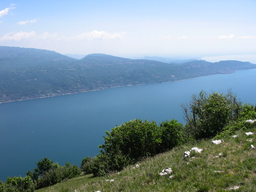
#> input picture homework_dataset/data_image_stitching/im1_1.png, 256 x 192 px, shrunk from 1065 x 800 before the run, found by its file name
$ python part1.py
#> lines starting #> are read from the running program, lines starting #| are printed output that depends on the picture; long printed decimals are rounded
import cv2
import numpy as np
import math
import matplotlib.pyplot as plt


def get_sift_features_and_descriptors(img_path):
    image = cv2.imread(img_path)
    gray_image = cv2.cvtColor(image, cv2.COLOR_BGR2GRAY)

    #initalize the sift feature detector
    sift = cv2.SIFT_create()

    #get the keypoints and descriptors
    keypoints, descriptors = sift.detectAndCompute(gray_image, None)

    return keypoints, descriptors


# [17 lines left out: function display_sift_features, not called in this run]


# test display_sift_features
#display_sift_features("homework_dataset\data_image_stitching\im1_1.png")

# test get_sift_features_and_descriptors
# keypoints, descriptors = get_sift_features_and_descriptors("homework_dataset\data_image_stitching\im1_1.png")
# print("Number of keypoints Detected: ", len(keypoints))
# print("Descriptor Shape: ", descriptors.shape) # (keypoints, 128)


#we'LL use brute force to match the descriptors of the two images
#based on the eucledian distance between the descriptors
def match_features(descriptors1, descriptors2):

    #hold a list of pairs of matching descriptors
    matches = []
    for i in range(len(descriptors1)):
        current_descriptor = descriptors1[i]

        #find the eucledian distance between the descriptor and all descriptors in descriptors2
        eucledian_distances = np.linalg.norm(descriptors2 - current_descriptor, axis=1)

        #sort the eucledian distances
        indices = np.argsort(eucledian_distances)
        closest_descriptor_index = indices[0]
        second_closest_descriptor_index = indices[1]

        #we found a match, save pair to matches
        match = [i, closest_descriptor_index]
        # matches.append(match)

        #check if the smallest distance is less than 0.75 times the second smallest distance
        if eucledian_distances[closest_descriptor_index] < 0.75 * eucledian_distances[second_closest_descriptor_index]:
            match.append(eucledian_distances[closest_descriptor_index])
            matches.append(match)

    return matches


# [8 lines of commented-out code are left out]
keypoints_matched = []
# keypoints_matched_2 = []

def derive_points(keypoints1,keypoints2, matches):
    img_points_1 = np.float32([keypoints1[m[0]].pt for m in matches])
    img_points_1 = img_points_1.reshape(-1, 1, 2)
    img_points_2 = np.float32([keypoints2[m[1]].pt for m in matches])
    img_points_2 = img_points_2.reshape(-1, 1, 2)

    return img_points_1 , img_points_2


# [4 lines of commented-out code are left out]


def keypoints_matched_to_list(first_img_points,second_img_points):
    keypoints_matched_list = []
    for i in range(len(first_img_points)):
        first = first_img_points[i]
        second = second_img_points[i]
        keypoints_matched_list.append([first[0][0], first[0][1], second[0][0], second[0][1]])

    return keypoints_matched_list


# first_img_points , second_img_points = derive_points(keypoints1,keypoints2, matches)
# keypoints_matched = keypoints_matched_to_list(first_img_points,second_img_points)


#print("Number of keypoints_matched: ", len(keypoints_matched))


#define a function that displays the matches
# [27 lines left out: function display_matches, not called in this run]


#display_matches("homework_dataset\data_image_stitching\im2_1.jpg", "homework_dataset\data_image_stitching\im2_2.jpg", keypoints_matched[:5])


def prepare_matrix_for_homography(keypoints_matched):
    #concate the keypoints into a matrix
    X = []
    for x1, y1 , x2, y2 in keypoints_matched:
        X.append([x1, y1, 1, 0, 0, 0, -x2*x1, -x2*y1, -x2])
        X.append([0, 0, 0, x1, y1, 1, -y2*x1, -y2*y1, -y2])

    return X

# write a function to compute the homography between two images
def compute_homography(X):

    # do the eigenvector analysis
    _, _, eigenvectors = np.linalg.svd(X)

    #reshape the eigenvector corresponding to the smallest eigenvalue into the desired homography matrix, and normalize it
    smallest_eigenvector = eigenvectors[-1, :]
    homography = smallest_eigenvector.reshape(3, 3) / eigenvectors[-1, -1] # normalize by the last element of the smallest eigenvector

    #print("norm_factor : ",eigenvectors[-1,-1])

    #print(eigenvectors)


    return homography


# # test compute_homography
# X = prepare_matrix_for_homography(keypoints_matched)
# homography = compute_homography(X)
# print("Homography Matrix: ", homography)


def ransac(keypoints_matched, threshold=1000):

    best_num_inliers = 0
    best_homography = []
    best_inliers = []
    num_iters = 1000
    min_error = 1000000

    #iterate through all the matches
    for i in range(num_iters):

        # chose random half of the matches
        num_matches = len(keypoints_matched)
        random_indices = np.random.choice(num_matches, 4, replace=False)
        # get the random matches
        hypothetical_inliers = []
        for index in random_indices:
            hypothetical_inliers.append(keypoints_matched[index])

        # get the homography matrix
        X = prepare_matrix_for_homography(hypothetical_inliers)
        homography = compute_homography(X)

        # reset the current_inliers for the next iteration
        cur_num_inliers = 0
        current_inliers = []
        cur_error = 0
        #iterate through all the matches
        for x1,y1,x2,y2 in (keypoints_matched):

            #compute the current error , using homogeneous coordinates
            homegenous_p1 = np.array([[x1], [y1], [1]])
            homegenous_p2 = np.array([[x2], [y2], [1]])
            # [4 lines of commented-out code are left out]
            p1_transformed = np.matmul(homography,homegenous_p1)

            #normalize the transformed point
            p1_transformed = p1_transformed / p1_transformed[2]


            current_difference = (homegenous_p2) - p1_transformed

            # print("p1_transformed : ",p1_transformed.shape)
            # print("current_difference : ",current_difference.shape)

            #get squared error between the transformed point and the actual point
            res = sum(current_difference**2)
            #check if the error is within the threshold
            if res < threshold:
                cur_num_inliers += 1
                current_inliers.append([x1, y1, x2, y2])
                cur_error += res

        # check if the current iteration is the best iteration
        if cur_num_inliers > best_num_inliers:
            best_num_inliers = cur_num_inliers
            best_homography = homography
            best_inliers = current_inliers
            min_error = cur_error

    return best_num_inliers, best_homography, best_inliers , min_error


# [17 lines of commented-out code are left out]


# [19 lines left out: functions image_to_matrix, matrix_to_image, not called in this run]


def warpImage(image, homography, dim):
    row_count = dim[0]
    column_count = dim[1]


    #m_image = image_to_matrix(image)

    height, width, num_channels = image.shape
    matrix = np.zeros((width, height, num_channels), dtype='int')

    for i in range(height):
        matrix[:, i] = image[i]

    m_image = matrix
    warped_image = np.zeros((row_count, column_count, m_image.shape[2]), dtype='float32')

    print("r : ",row_count," c : ",column_count)

    # [9 lines of commented-out code are left out]


    for i in range(m_image.shape[0]):
        for j in range(m_image.shape[1]):
            homogenous_coordinates = np.dot(homography, [i, j, 1])
            #normalize
            homogenous_coordinates = homogenous_coordinates / homogenous_coordinates[2]
            #print("mapped_point : ",mapped_point[2])
            x, y, _ = (homogenous_coordinates).astype(int)

            limit_check_1 = True if x < row_count and x >= 0 else False
            limit_check_2 = True if y < column_count and y >= 0 else False

            if limit_check_1 and limit_check_2:
                warped_image[x, y] = m_image[i, j]


    # hold tmp to prevent overwriting
    tmp = warped_image.copy()
    #interpolate the missing pixels - kernel 3x3
    for i in range(warped_image.shape[0]):
        for j in range(warped_image.shape[1]):
            if tmp[i, j].all() == 0:
                warped_image[i, j] =  get_average_pixel(tmp, i, j, 2)

    # [5 lines of commented-out code are left out]


    height, width, num_channels = warped_image.shape
    image = np.zeros((width, height, num_channels), dtype='int')

    for i in range(height):
        image[:, i] = warped_image[i]

    warped_image = image

    return warped_image


#define a function that checks nxn pixels around a pixel and returns the average of the pixels
def get_average_pixel(image, i, j, n):
    #get the dimensions of the image
    rows, cols, depth = image.shape

    #get the start and end points of the nxn window
    start_row = max(0, i - n)
    end_row = min(rows, i + n + 1)
    start_col = max(0, j - n)
    end_col = min(cols, j + n + 1)

    #get the number of non zero pixels in the window
    num_non_zero_pixels = np.count_nonzero(image[start_row:end_row, start_col:end_col], axis=(0, 1))

    # [7 lines of commented-out code are left out]
    if  num_non_zero_pixels.all() != 0:
        avg_pixel = np.sum(image[start_row:end_row, start_col:end_col], axis=(0, 1)) / num_non_zero_pixels
    else:
        avg_pixel = np.array([0,0,0])

    return avg_pixel


def alignImages(left_img, warped_image):

    height, width, num_channels = left_img.shape
    matrix = np.zeros((width, height, num_channels), dtype='int')
    for i in range(height):
        matrix[:, i] = left_img[i]
    left_img = matrix

    height, width, num_channels = warped_image.shape
    matrix = np.zeros((width, height, num_channels), dtype='int')
    for i in range(height):
        matrix[:, i] = warped_image[i]
    warped_image = matrix

    print("m_img_to_copy : ",left_img.shape[0]," ",left_img.shape[1])
    print("m_dest_img : ",warped_image.shape[0]," ",warped_image.shape[1])

    for i in range(left_img.shape[0]):
        for j in range(left_img.shape[1]):
            if warped_image[i, j].all() == 0:
                warped_image[i, j] = left_img[i, j]
            else:
                alpha = min((j/left_img.shape[1]) + 0.5, 1)
                warped_image[i, j] = (1-alpha)*left_img[i, j] + alpha*warped_image[i, j]


    height, width, num_channels = warped_image.shape
    image = np.zeros((width, height, num_channels), dtype='int')


    for i in range(height):
        image[:, i] = warped_image[i]

    warped_image = image
    return (warped_image)

def alpha_blending(alpha, pix1, pix2):

    return (1-alpha)*pix1 + alpha*pix2


# [202 lines of commented-out code are left out]
img1 = cv2.imread("homework_dataset\data_image_stitching\im1_1.png")
#> img1 is the input picture: shape (192, 256, 3); mean B, G, R 155.7, 144.4, 120.4
img2 = cv2.imread('homework_dataset\data_image_stitching\im1_2.png')
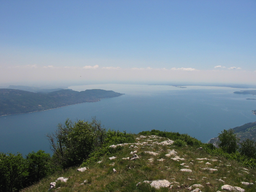
#> input picture homework_dataset/data_image_stitching/im1_2.png, 256 x 192 px, shrunk from 1065 x 800 before the run, found by its file name
#> img2 is the input picture: shape (192, 256, 3); mean B, G, R 141.9, 130.3, 110.9

keypoints1, descriptors1 = get_sift_features_and_descriptors("homework_dataset\data_image_stitching\im1_1.png")
#> in get_sift_features_and_descriptors, `keypoints, descriptors = sift.detectAndCompute(gray_image, None)`: keypoints = 192 keypoints; strongest (x, y, size): (247, 133, 2), (250, 133, 2), (198, 150, 4), (250, 120, 1.8)
#> keypoints1 has the same summary as keypoints in get_sift_features_and_descriptors
keypoints2, descriptors2 = get_sift_features_and_descriptors("homework_dataset\data_image_stitching\im1_2.png")
#> in get_sift_features_and_descriptors (call 2), `gray_image = cv2.cvtColor(image, cv2.COLOR_BGR2GRAY)`:
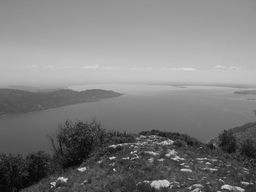
#> gray_image: shape (192, 256); min 5, max 218, mean 125.8
#> in get_sift_features_and_descriptors (call 2), `keypoints, descriptors = sift.detectAndCompute(gray_image, None)`: keypoints = 142 keypoints; strongest (x, y, size): (226, 186, 3.4), (81, 169, 3.3), (65, 180, 2.6), (54, 183, 2.7)
#> keypoints2 has the same summary as keypoints in get_sift_features_and_descriptors

matches1 = match_features(descriptors1, descriptors2)
#> the loop in match_features, `for i in range(len(descriptors1)):` made 192 passes
#> (closest_descriptor_index, second_closest_descriptor_index) on passes 1 to 3: (26, 126), (84, 28), (33, 47)
#> after the loop in match_features, `for i in range(len(descriptors1)):`: matches = 26 items, first 6: [90, 27, 130], [92, 2, 51.42], [93, 3, 72.58], [99, 6, 56.26], [114, 9, 128.8], [117, 12, 83.01]
#> matches1 has the same summary as matches in match_features

first_img_points1 , second_img_points1 = derive_points(keypoints1,keypoints2, matches1)
#> in derive_points, `img_points_1 = np.float32([keypoints1[m[0]].pt for m in matches])`: img_points_1 = 26 pairs, first value 162.6 to 250.7, second value 58.54 to 155.3
#> in derive_points, `img_points_1 = img_points_1.reshape(-1, 1, 2)`: img_points_1 = 26 rows, first 8: [162.6, 151.3], [165.4, 124.9], [165.4, 124.9], [172, 122.2], [193.2, 153.7], [195.7, 110.7], [195.7, 110.7], [198.1, 149.9]
#> in derive_points, `img_points_2 = np.float32([keypoints2[m[1]].pt for m in matches])`: img_points_2 = 26 pairs, first value 32 to 113, second value 87.64 to 183.7
#> in derive_points, `img_points_2 = img_points_2.reshape(-1, 1, 2)`: img_points_2 = 26 rows, first 8: [87, 90.42], [32, 156.7], [32, 156.7], [38.82, 153.1], [59.14, 183.7], [62.03, 139.5], [62.03, 139.5], [63.75, 179.3]
#> first_img_points1 has the same summary as img_points_1 in derive_points; second_img_points1 has the same summary as img_points_2 in derive_points

keypoints_matched1 = keypoints_matched_to_list(first_img_points1,second_img_points1)
#> the loop in keypoints_matched_to_list, `for i in range(len(first_img_points)):` made 26 passes
#> (first, second) on passes 1 to 12: ([[162.6, 151.3]], [[87, 90.42]]), ([[165.4, 124.9]], [[32, 156.7]]), ([[165.4, 124.9]], [[32, 156.7]]), ([[172, 122.2]], [[38.82, 153.1]]), ([[193.2, 153.7]], [[59.14, 183.7]]), ([[195.7, 110.7]], [[62.03, 139.5]]), ([[195.7, 110.7]], [[62.03, 139.5]]), ([[198.1, 149.9]], [[63.75, 179.3]]), ([[202.3, 62.22]], [[87, 90.42]]), ([[202.4, 58.54]], [[69.19, 87.64]]), ([[215.5, 99.62]], [[80.12, 125.4]]), ([[217.2, 152.5]], [[82.5, 179.8]])
#> after the loop in keypoints_matched_to_list, `for i in range(len(first_img_points)):`: keypoints_matched_list = 26 items, first 6: [162.6, 151.3, 87, 90.42], [165.4, 124.9, 32, 156.7], [165.4, 124.9, 32, 156.7], [172, 122.2, 38.82, 153.1], [193.2, 153.7, 59.14, 183.7], [195.7, 110.7, 62.03, 139.5]
#> keypoints_matched1 has the same summary as keypoints_matched_list in keypoints_matched_to_list

best_num_inliers1, best_homography1 , best_inliers1, min_error1  = ransac(keypoints_matched1,threshold=1000)
#> the loop in ransac, `for i in range(num_iters):` made 1000 passes
#> random_indices on passes 1 to 3: [2, 20, 14, 17], [13, 11, 10, 21], [16, 13, 22, 24]
#> after the loop in ransac, `for i in range(num_iters):`: best_homography = [[3.82, -0.16, -525], [1.64, 3.06, -231], [0.0124, -0.00282, 1]]; best_inliers = 25 items, first 6: [165.4, 124.9, 32, 156.7], [165.4, 124.9, 32, 156.7], [172, 122.2, 38.82, 153.1], [193.2, 153.7, 59.14, 183.7], [195.7, 110.7, 62.03, 139.5], [195.7, 110.7, 62.03, 139.5]; best_num_inliers = 25; min_error = [474.8]
#> best_num_inliers1 = 25; best_homography1 has the same summary as best_homography in ransac; best_inliers1 has the same summary as best_inliers in ransac; min_error1 = [474.8]


X1 = prepare_matrix_for_homography(best_inliers1)
#> X1 = 50 items

best_homography1 = compute_homography(X1)
#> best_homography1 = [[-2.22, -0.151, 366.5], [-1.53, -1.77, 313.6], [-0.0104, -0.00228, 1]]

print("min_error1 : ",min_error1)
#| min_error1 :  [474.771]


# warp image 2
h1, w1, _ = img1.shape
#> h1 = 192; w1 = 256
h2, w2, _ = img2.shape
#> h2 = 192; w2 = 256

warped_image1 = warpImage(img2, np.linalg.inv(best_homography1), (w1 + w2, max(h1, h2)))
#> after the loop in warpImage, `for i in range(m_image.shape[0]):`:
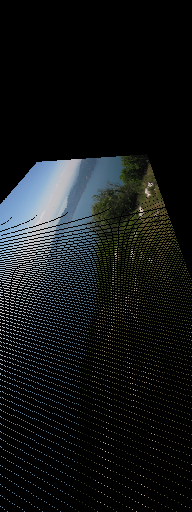
#> warped_image: shape (512, 192, 3) float32; mean B, G, R 22.8, 22.3, 19.5
#> the loop in warpImage, `for i in range(warped_image.shape[0]):` made 512 passes
warped1 = warped_image1.astype(np.float32)/255


plt.imshow(cv2.cvtColor(warped1, cv2.COLOR_BGR2RGB), aspect='auto')
plt.show()

#align image 2

aligned_image_1 = alignImages(img1, warped_image1)
#| m_img_to_copy :  256   192
#| m_dest_img :  512   192
aligned_image1 = aligned_image_1.astype(np.float32)/255
plt.imshow(cv2.cvtColor(aligned_image1, cv2.COLOR_BGR2RGB), aspect='auto')
plt.show()

#------------------------------------------
#First two images working -end


#------------------------------------------
#Last two images working -start

img1 = cv2.imread("homework_dataset\data_image_stitching\im3_0.jpg")
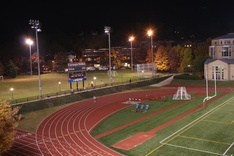
#> input picture homework_dataset/data_image_stitching/im3_0.jpg, 234 x 156 px, shrunk from 972 x 648 before the run, found by its file name
#> img1 is the input picture: shape (156, 234, 3); mean B, G, R 47.6, 62.1, 81.4
img2 = cv2.imread('homework_dataset\data_image_stitching\im3_1.jpg')
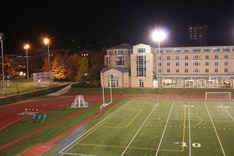
#> input picture homework_dataset/data_image_stitching/im3_1.jpg, 234 x 156 px, shrunk from 972 x 648 before the run, found by its file name
#> img2 is the input picture: shape (156, 234, 3); mean B, G, R 61.7, 82.2, 97.9

keypoints1, descriptors1 = get_sift_features_and_descriptors("homework_dataset\data_image_stitching\im3_0.jpg")

keypoints2, descriptors2 = get_sift_features_and_descriptors("homework_dataset\data_image_stitching\im3_1.jpg")

matches1 = match_features(descriptors1, descriptors2)

first_img_points1 , second_img_points1 = derive_points(keypoints1,keypoints2, matches1)

keypoints_matched1 = keypoints_matched_to_list(first_img_points1,second_img_points1)
#> the loop in keypoints_matched_to_list (call 2), `for i in range(len(first_img_points)):` made 45 passes

best_num_inliers1, best_homography1 , best_inliers1, min_error1  = ransac(keypoints_matched1,threshold=1000)


X1 = prepare_matrix_for_homography(best_inliers1)

best_homography1 = compute_homography(X1)

print("min_error1 : ",min_error1)
#| min_error1 :  [3096.122]


# warp image 2
h1, w1, _ = img1.shape
h2, w2, _ = img2.shape

warped_image1 = warpImage(img2, np.linalg.inv(best_homography1), (w1 + w2, max(h1, h2)))
warped1 = warped_image1.astype(np.float32)/255
#> warped1: shape (156, 468, 3) float32


plt.imshow(cv2.cvtColor(warped1, cv2.COLOR_BGR2RGB), aspect='auto')
plt.show()

#align image 2
aligned_image_1 = alignImages(img1, warped_image1)
#| m_img_to_copy :  234   156
#| m_dest_img :  468   156
#> after the loop in alignImages (call 2), `for i in range(left_img.shape[0]):`:
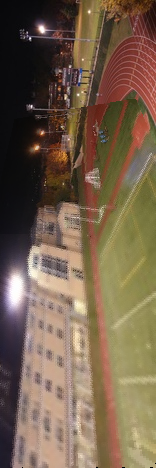
#> warped_image: shape (468, 156, 3) int64; mean B, G, R 76.3, 97.1, 117.5
#> after the loop in alignImages (call 2), `for i in range(height):`:
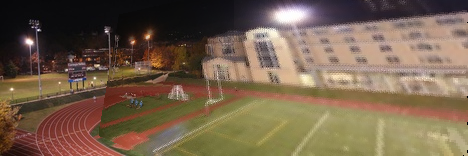
#> image: shape (156, 468, 3) int64; mean B, G, R 76.3, 97.1, 117.5
aligned_image1 = aligned_image_1.astype(np.float32)/255
#> aligned_image1: shape (156, 468, 3) float32
plt.imshow(cv2.cvtColor(aligned_image1, cv2.COLOR_BGR2RGB), aspect='auto')
plt.show()
